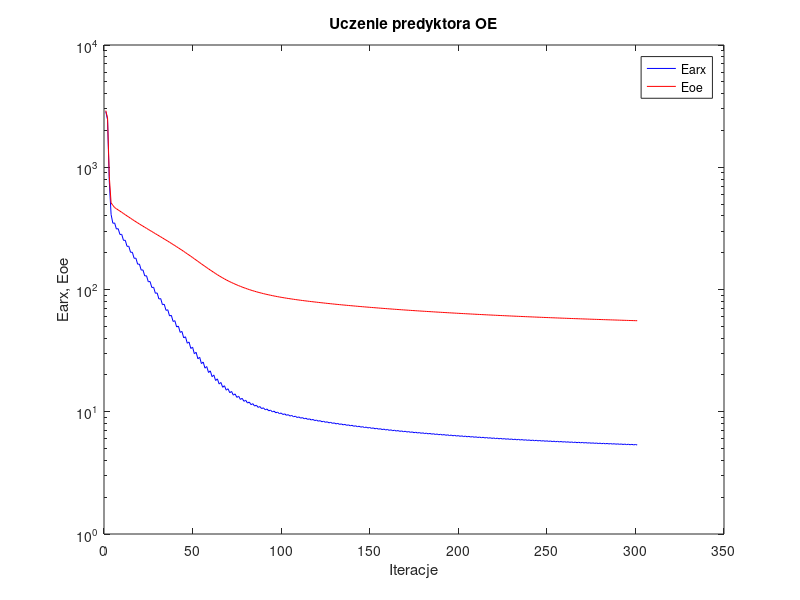
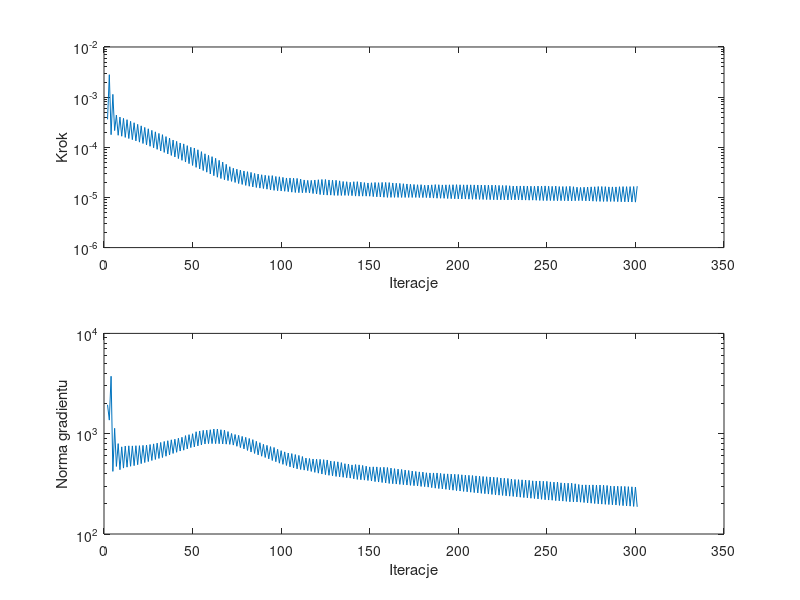

The MATLAB script that drew these images, in order:
%uczenie predyktora oe
clear all;
n=0; farx(n+1)=2.855973e+003; foe(n+1)=2.906076e+003; wspucz(n+1)=0.000000e+000; ng(n+1)=0.000000e+000;
n=1; farx(n+1)=2.452808e+003; foe(n+1)=2.530385e+003; krok(n+1)=3.606707e-004; ng(n+1)=1.941920e+003;
n=2; farx(n+1)=7.549437e+002; foe(n+1)=8.350033e+002; krok(n+1)=2.804162e-003; ng(n+1)=1.366085e+003;
n=3; farx(n+1)=4.110016e+002; foe(n+1)=5.110422e+002; krok(n+1)=1.784716e-004; ng(n+1)=3.738521e+003;
n=4; farx(n+1)=3.481975e+002; foe(n+1)=4.882244e+002; krok(n+1)=1.135356e-003; ng(n+1)=4.212755e+002;
n=5; farx(n+1)=3.503939e+002; foe(n+1)=4.681744e+002; krok(n+1)=2.154098e-004; ng(n+1)=1.131842e+003;
n=6; farx(n+1)=3.121372e+002; foe(n+1)=4.575859e+002; krok(n+1)=4.393293e-004; ng(n+1)=4.717543e+002;
n=7; farx(n+1)=3.145595e+002; foe(n+1)=4.477101e+002; krok(n+1)=1.736749e-004; ng(n+1)=7.963479e+002;
n=8; farx(n+1)=2.817931e+002; foe(n+1)=4.376467e+002; krok(n+1)=4.005919e-004; ng(n+1)=4.377450e+002;
n=9; farx(n+1)=2.826462e+002; foe(n+1)=4.281349e+002; krok(n+1)=1.662532e-004; ng(n+1)=7.395680e+002;
n=10; farx(n+1)=2.521995e+002; foe(n+1)=4.183674e+002; krok(n+1)=3.776610e-004; ng(n+1)=4.541605e+002;
n=11; farx(n+1)=2.528942e+002; foe(n+1)=4.091837e+002; krok(n+1)=1.574580e-004; ng(n+1)=7.534404e+002;
n=12; farx(n+1)=2.253668e+002; foe(n+1)=3.998393e+002; krok(n+1)=3.551278e-004; ng(n+1)=4.640002e+002;
n=13; farx(n+1)=2.259210e+002; foe(n+1)=3.911243e+002; krok(n+1)=1.496273e-004; ng(n+1)=7.569166e+002;
n=14; farx(n+1)=2.013866e+002; foe(n+1)=3.823652e+002; krok(n+1)=3.296469e-004; ng(n+1)=4.734964e+002;
n=15; farx(n+1)=2.018604e+002; foe(n+1)=3.742008e+002; krok(n+1)=1.419195e-004; ng(n+1)=7.557903e+002;
n=16; farx(n+1)=1.799505e+002; foe(n+1)=3.660023e+002; krok(n+1)=3.084957e-004; ng(n+1)=4.801166e+002;
n=17; farx(n+1)=1.804319e+002; foe(n+1)=3.583417e+002; krok(n+1)=1.340573e-004; ng(n+1)=7.590206e+002;
n=18; farx(n+1)=1.609721e+002; foe(n+1)=3.506871e+002; krok(n+1)=2.867210e-004; ng(n+1)=4.907092e+002;
n=19; farx(n+1)=1.614503e+002; foe(n+1)=3.435355e+002; krok(n+1)=1.266922e-004; ng(n+1)=7.595419e+002;
n=20; farx(n+1)=1.440766e+002; foe(n+1)=3.363690e+002; krok(n+1)=2.676681e-004; ng(n+1)=5.033149e+002;
n=21; farx(n+1)=1.445962e+002; foe(n+1)=3.296367e+002; krok(n+1)=1.191612e-004; ng(n+1)=7.646857e+002;
n=22; farx(n+1)=1.290893e+002; foe(n+1)=3.228942e+002; krok(n+1)=2.490925e-004; ng(n+1)=5.157475e+002;
n=23; farx(n+1)=1.296331e+002; foe(n+1)=3.165441e+002; krok(n+1)=1.117582e-004; ng(n+1)=7.697253e+002;
n=24; farx(n+1)=1.156810e+002; foe(n+1)=3.101309e+002; krok(n+1)=2.338071e-004; ng(n+1)=5.275446e+002;
n=25; farx(n+1)=1.162851e+002; foe(n+1)=3.040792e+002; krok(n+1)=1.046783e-004; ng(n+1)=7.799019e+002;
n=26; farx(n+1)=1.037505e+002; foe(n+1)=2.979864e+002; krok(n+1)=2.176111e-004; ng(n+1)=5.406717e+002;
n=27; farx(n+1)=1.044029e+002; foe(n+1)=2.921903e+002; krok(n+1)=9.773247e-005; ng(n+1)=7.914952e+002;
n=28; farx(n+1)=9.309390e+001; foe(n+1)=2.863425e+002; krok(n+1)=2.033206e-004; ng(n+1)=5.535154e+002;
n=29; farx(n+1)=9.379342e+001; foe(n+1)=2.807584e+002; krok(n+1)=9.107492e-005; ng(n+1)=8.053388e+002;
n=30; farx(n+1)=8.360561e+001; foe(n+1)=2.751157e+002; krok(n+1)=1.891134e-004; ng(n+1)=5.666815e+002;
n=31; farx(n+1)=8.432332e+001; foe(n+1)=2.697327e+002; krok(n+1)=8.459568e-005; ng(n+1)=8.180519e+002;
n=32; farx(n+1)=7.505100e+001; foe(n+1)=2.642123e+002; krok(n+1)=1.784716e-004; ng(n+1)=5.787926e+002;
n=33; farx(n+1)=7.582934e+001; foe(n+1)=2.589685e+002; krok(n+1)=7.907676e-005; ng(n+1)=8.366413e+002;
n=34; farx(n+1)=6.750131e+001; foe(n+1)=2.536815e+002; krok(n+1)=1.634024e-004; ng(n+1)=5.961160e+002;
n=35; farx(n+1)=6.829522e+001; foe(n+1)=2.485921e+002; krok(n+1)=7.363092e-005; ng(n+1)=8.512828e+002;
n=36; farx(n+1)=6.073497e+001; foe(n+1)=2.434306e+002; krok(n+1)=1.525061e-004; ng(n+1)=6.143722e+002;
n=37; farx(n+1)=6.156201e+001; foe(n+1)=2.384626e+002; krok(n+1)=6.880069e-005; ng(n+1)=8.691040e+002;
n=38; farx(n+1)=5.476593e+001; foe(n+1)=2.334789e+002; krok(n+1)=1.395032e-004; ng(n+1)=6.357007e+002;
n=39; farx(n+1)=5.558253e+001; foe(n+1)=2.286632e+002; krok(n+1)=6.408173e-005; ng(n+1)=8.809177e+002;
n=40; farx(n+1)=4.936961e+001; foe(n+1)=2.237648e+002; krok(n+1)=1.313043e-004; ng(n+1)=6.525342e+002;
n=41; farx(n+1)=5.021321e+001; foe(n+1)=2.190383e+002; krok(n+1)=5.958061e-005; ng(n+1)=9.015774e+002;
n=42; farx(n+1)=4.456746e+001; foe(n+1)=2.142772e+002; krok(n+1)=1.218919e-004; ng(n+1)=6.717768e+002;
n=43; farx(n+1)=4.540650e+001; foe(n+1)=2.096572e+002; krok(n+1)=5.493831e-005; ng(n+1)=9.215636e+002;
n=44; farx(n+1)=4.019181e+001; foe(n+1)=2.049313e+002; krok(n+1)=1.169035e-004; ng(n+1)=6.848282e+002;
n=45; farx(n+1)=4.106349e+001; foe(n+1)=2.003663e+002; krok(n+1)=5.083014e-005; ng(n+1)=9.571027e+002;
n=46; farx(n+1)=3.634620e+001; foe(n+1)=1.958044e+002; krok(n+1)=1.078966e-004; ng(n+1)=7.055782e+002;
n=47; farx(n+1)=3.720669e+001; foe(n+1)=1.913737e+002; krok(n+1)=4.720762e-005; ng(n+1)=9.781389e+002;
n=48; farx(n+1)=3.293980e+001; foe(n+1)=1.869582e+002; krok(n+1)=1.000142e-004; ng(n+1)=7.270388e+002;
n=49; farx(n+1)=3.376743e+001; foe(n+1)=1.826809e+002; krok(n+1)=4.341873e-005; ng(n+1)=9.993176e+002;
n=50; farx(n+1)=2.981945e+001; foe(n+1)=1.783233e+002; krok(n+1)=9.677161e-005; ng(n+1)=7.380551e+002;
n=51; farx(n+1)=3.065939e+001; foe(n+1)=1.741142e+002; krok(n+1)=3.982214e-005; ng(n+1)=1.046123e+003;
n=52; farx(n+1)=2.711892e+001; foe(n+1)=1.699481e+002; krok(n+1)=8.923578e-005; ng(n+1)=7.559675e+002;
n=53; farx(n+1)=2.792337e+001; foe(n+1)=1.659419e+002; krok(n+1)=3.694393e-005; ng(n+1)=1.064609e+003;
n=54; farx(n+1)=2.476175e+001; foe(n+1)=1.620032e+002; krok(n+1)=8.191911e-005; ng(n+1)=7.725709e+002;
n=55; farx(n+1)=2.552886e+001; foe(n+1)=1.582185e+002; krok(n+1)=3.440034e-005; ng(n+1)=1.079953e+003;
n=56; farx(n+1)=2.273153e+001; foe(n+1)=1.545578e+002; krok(n+1)=7.418244e-005; ng(n+1)=7.895697e+002;
n=57; farx(n+1)=2.344190e+001; foe(n+1)=1.510274e+002; krok(n+1)=3.190024e-005; ng(n+1)=1.084581e+003;
n=58; farx(n+1)=2.094227e+001; foe(n+1)=1.475834e+002; krok(n+1)=6.905895e-005; ng(n+1)=7.958709e+002;
n=59; farx(n+1)=2.160435e+001; foe(n+1)=1.442795e+002; krok(n+1)=2.941717e-005; ng(n+1)=1.095317e+003;
n=60; farx(n+1)=1.936474e+001; foe(n+1)=1.410482e+002; krok(n+1)=6.503398e-005; ng(n+1)=7.965992e+002;
n=61; farx(n+1)=1.998589e+001; foe(n+1)=1.379571e+002; krok(n+1)=2.714975e-005; ng(n+1)=1.112702e+003;
n=62; farx(n+1)=1.800784e+001; foe(n+1)=1.349714e+002; krok(n+1)=6.028324e-005; ng(n+1)=7.960722e+002;
n=63; farx(n+1)=1.857866e+001; foe(n+1)=1.321338e+002; krok(n+1)=2.531441e-005; ng(n+1)=1.113111e+003;
n=64; farx(n+1)=1.685536e+001; foe(n+1)=1.294180e+002; krok(n+1)=5.493831e-005; ng(n+1)=7.948379e+002;
n=65; farx(n+1)=1.736765e+001; foe(n+1)=1.268602e+002; krok(n+1)=2.382783e-005; ng(n+1)=1.095315e+003;
n=66; farx(n+1)=1.585229e+001; foe(n+1)=1.244027e+002; krok(n+1)=5.075699e-005; ng(n+1)=7.902456e+002;
n=67; farx(n+1)=1.632225e+001; foe(n+1)=1.220784e+002; krok(n+1)=2.253084e-005; ng(n+1)=1.084873e+003;
n=68; farx(n+1)=1.501233e+001; foe(n+1)=1.198878e+002; krok(n+1)=4.572173e-005; ng(n+1)=7.867117e+002;
n=69; farx(n+1)=1.543095e+001; foe(n+1)=1.178223e+002; krok(n+1)=2.167257e-005; ng(n+1)=1.049661e+003;
n=70; farx(n+1)=1.430120e+001; foe(n+1)=1.158775e+002; krok(n+1)=4.095955e-005; ng(n+1)=7.823115e+002;
n=71; farx(n+1)=1.466675e+001; foe(n+1)=1.140514e+002; krok(n+1)=2.092147e-005; ng(n+1)=1.004864e+003;
n=72; farx(n+1)=1.366782e+001; foe(n+1)=1.122995e+002; krok(n+1)=3.822326e-005; ng(n+1)=7.697694e+002;
n=73; farx(n+1)=1.399695e+001; foe(n+1)=1.106498e+002; krok(n+1)=1.991107e-005; ng(n+1)=9.812904e+002;
n=74; farx(n+1)=1.310504e+001; foe(n+1)=1.090522e+002; krok(n+1)=3.659283e-005; ng(n+1)=7.491240e+002;
n=75; farx(n+1)=1.340592e+001; foe(n+1)=1.075532e+002; krok(n+1)=1.895309e-005; ng(n+1)=9.630638e+002;
n=76; farx(n+1)=1.261012e+001; foe(n+1)=1.060997e+002; krok(n+1)=3.502676e-005; ng(n+1)=7.273051e+002;
n=77; farx(n+1)=1.288481e+001; foe(n+1)=1.047421e+002; krok(n+1)=1.816250e-005; ng(n+1)=9.400492e+002;
n=78; farx(n+1)=1.217036e+001; foe(n+1)=1.034241e+002; krok(n+1)=3.369455e-005; ng(n+1)=7.054183e+002;
n=79; farx(n+1)=1.242262e+001; foe(n+1)=1.021896e+002; krok(n+1)=1.737277e-005; ng(n+1)=9.197341e+002;
n=80; farx(n+1)=1.178052e+001; foe(n+1)=1.009886e+002; krok(n+1)=3.262026e-005; ng(n+1)=6.805479e+002;
n=81; farx(n+1)=1.201242e+001; foe(n+1)=9.986833e+001; krok(n+1)=1.672925e-005; ng(n+1)=8.958895e+002;
n=82; farx(n+1)=1.143299e+001; foe(n+1)=9.877784e+001; krok(n+1)=3.158272e-005; ng(n+1)=6.567411e+002;
n=83; farx(n+1)=1.164826e+001; foe(n+1)=9.775924e+001; krok(n+1)=1.621284e-005; ng(n+1)=8.723990e+002;
n=84; farx(n+1)=1.112817e+001; foe(n+1)=9.677511e+001; krok(n+1)=3.012945e-005; ng(n+1)=6.354103e+002;
n=85; farx(n+1)=1.132437e+001; foe(n+1)=9.585604e+001; krok(n+1)=1.579136e-005; ng(n+1)=8.394908e+002;
n=86; farx(n+1)=1.085233e+001; foe(n+1)=9.496020e+001; krok(n+1)=2.922588e-005; ng(n+1)=6.150114e+002;
n=87; farx(n+1)=1.103382e+001; foe(n+1)=9.412372e+001; krok(n+1)=1.535224e-005; ng(n+1)=8.131969e+002;
n=88; farx(n+1)=1.060499e+001; foe(n+1)=9.330608e+001; krok(n+1)=2.832743e-005; ng(n+1)=5.963798e+002;
n=89; farx(n+1)=1.077297e+001; foe(n+1)=9.254560e+001; krok(n+1)=1.503498e-005; ng(n+1)=7.841478e+002;
n=90; farx(n+1)=1.037744e+001; foe(n+1)=9.180083e+001; krok(n+1)=2.769106e-005; ng(n+1)=5.793568e+002;
n=91; farx(n+1)=1.053586e+001; foe(n+1)=9.110009e+001; krok(n+1)=1.460917e-005; ng(n+1)=7.653649e+002;
n=92; farx(n+1)=1.017095e+001; foe(n+1)=9.041635e+001; krok(n+1)=2.713913e-005; ng(n+1)=5.612002e+002;
n=93; farx(n+1)=1.031846e+001; foe(n+1)=8.977170e+001; krok(n+1)=1.416371e-005; ng(n+1)=7.431913e+002;
n=94; farx(n+1)=9.977468e+000; foe(n+1)=8.913459e+001; krok(n+1)=2.722915e-005; ng(n+1)=5.405264e+002;
n=95; farx(n+1)=1.011930e+001; foe(n+1)=8.853461e+001; krok(n+1)=1.384553e-005; ng(n+1)=7.288840e+002;
n=96; farx(n+1)=9.805543e+000; foe(n+1)=8.795180e+001; krok(n+1)=2.617217e-005; ng(n+1)=5.257037e+002;
n=97; farx(n+1)=9.936551e+000; foe(n+1)=8.740269e+001; krok(n+1)=1.361415e-005; ng(n+1)=6.990113e+002;
n=98; farx(n+1)=9.643935e+000; foe(n+1)=8.685957e+001; krok(n+1)=2.581106e-005; ng(n+1)=5.082388e+002;
n=99; farx(n+1)=9.768423e+000; foe(n+1)=8.635051e+001; krok(n+1)=1.344623e-005; ng(n+1)=6.775697e+002;
n=100; farx(n+1)=9.494096e+000; foe(n+1)=8.584977e+001; krok(n+1)=2.509886e-005; ng(n+1)=4.950067e+002;
n=101; farx(n+1)=9.612769e+000; foe(n+1)=8.537563e+001; krok(n+1)=1.328171e-005; ng(n+1)=6.585499e+002;
n=102; farx(n+1)=9.354793e+000; foe(n+1)=8.491109e+001; krok(n+1)=2.443312e-005; ng(n+1)=4.821569e+002;
n=103; farx(n+1)=9.467025e+000; foe(n+1)=8.446830e+001; krok(n+1)=1.304908e-005; ng(n+1)=6.416289e+002;
n=104; farx(n+1)=9.220697e+000; foe(n+1)=8.403004e+001; krok(n+1)=2.444110e-005; ng(n+1)=4.671644e+002;
n=105; farx(n+1)=9.329338e+000; foe(n+1)=8.361014e+001; krok(n+1)=1.274727e-005; ng(n+1)=6.331897e+002;
n=106; farx(n+1)=9.095512e+000; foe(n+1)=8.319555e+001; krok(n+1)=2.419290e-005; ng(n+1)=4.552251e+002;
n=107; farx(n+1)=9.199461e+000; foe(n+1)=8.279974e+001; krok(n+1)=1.254943e-005; ng(n+1)=6.193600e+002;
n=108; farx(n+1)=8.976462e+000; foe(n+1)=8.240678e+001; krok(n+1)=2.394830e-005; ng(n+1)=4.462249e+002;
n=109; farx(n+1)=9.077302e+000; foe(n+1)=8.203186e+001; krok(n+1)=1.245057e-005; ng(n+1)=6.071681e+002;
n=110; farx(n+1)=8.865126e+000; foe(n+1)=8.166305e+001; krok(n+1)=2.323045e-005; ng(n+1)=4.397727e+002;
n=111; farx(n+1)=8.962204e+000; foe(n+1)=8.130877e+001; krok(n+1)=1.240203e-005; ng(n+1)=5.921565e+002;
n=112; farx(n+1)=8.761893e+000; foe(n+1)=8.096077e+001; krok(n+1)=2.230894e-005; ng(n+1)=4.335526e+002;
n=113; farx(n+1)=8.854156e+000; foe(n+1)=8.062823e+001; krok(n+1)=1.248150e-005; ng(n+1)=5.715834e+002;
n=114; farx(n+1)=8.659858e+000; foe(n+1)=8.029954e+001; krok(n+1)=2.190752e-005; ng(n+1)=4.283567e+002;
n=115; farx(n+1)=8.750095e+000; foe(n+1)=7.997931e+001; krok(n+1)=1.224850e-005; ng(n+1)=5.656821e+002;
n=116; farx(n+1)=8.561758e+000; foe(n+1)=7.966272e+001; krok(n+1)=2.190752e-005; ng(n+1)=4.205689e+002;
n=117; farx(n+1)=8.649426e+000; foe(n+1)=7.935401e+001; krok(n+1)=1.197415e-005; ng(n+1)=5.593830e+002;
n=118; farx(n+1)=8.465636e+000; foe(n+1)=7.904558e+001; krok(n+1)=2.226248e-005; ng(n+1)=4.117237e+002;
n=119; farx(n+1)=8.552072e+000; foe(n+1)=7.874571e+001; krok(n+1)=1.171829e-005; ng(n+1)=5.565598e+002;
n=120; farx(n+1)=8.371974e+000; foe(n+1)=7.844631e+001; krok(n+1)=2.253084e-005; ng(n+1)=4.041641e+002;
n=121; farx(n+1)=8.457302e+000; foe(n+1)=7.815378e+001; krok(n+1)=1.143043e-005; ng(n+1)=5.551675e+002;
n=122; farx(n+1)=8.281597e+000; foe(n+1)=7.786089e+001; krok(n+1)=2.279861e-005; ng(n+1)=3.961727e+002;
n=123; farx(n+1)=8.365840e+000; foe(n+1)=7.757668e+001; krok(n+1)=1.127096e-005; ng(n+1)=5.508560e+002;
n=124; farx(n+1)=8.194108e+000; foe(n+1)=7.729344e+001; krok(n+1)=2.277170e-005; ng(n+1)=3.902081e+002;
n=125; farx(n+1)=8.277510e+000; foe(n+1)=7.701678e+001; krok(n+1)=1.113124e-005; ng(n+1)=5.469505e+002;
n=126; farx(n+1)=8.112146e+000; foe(n+1)=7.674305e+001; krok(n+1)=2.230894e-005; ng(n+1)=3.847847e+002;
n=127; farx(n+1)=8.193030e+000; foe(n+1)=7.647800e+001; krok(n+1)=1.112285e-005; ng(n+1)=5.346209e+002;
n=128; farx(n+1)=8.031560e+000; foe(n+1)=7.621414e+001; krok(n+1)=2.206044e-005; ng(n+1)=3.801949e+002;
n=129; farx(n+1)=8.111246e+000; foe(n+1)=7.595637e+001; krok(n+1)=1.099884e-005; ng(n+1)=5.294440e+002;
n=130; farx(n+1)=7.953503e+000; foe(n+1)=7.569971e+001; krok(n+1)=2.198334e-005; ng(n+1)=3.748674e+002;
n=131; farx(n+1)=8.032622e+000; foe(n+1)=7.544885e+001; krok(n+1)=1.095376e-005; ng(n+1)=5.243584e+002;
n=132; farx(n+1)=7.879653e+000; foe(n+1)=7.520205e+001; krok(n+1)=2.142725e-005; ng(n+1)=3.713335e+002;
n=133; farx(n+1)=7.957136e+000; foe(n+1)=7.495991e+001; krok(n+1)=1.095376e-005; ng(n+1)=5.149191e+002;
n=134; farx(n+1)=7.809762e+000; foe(n+1)=7.472158e+001; krok(n+1)=2.078166e-005; ng(n+1)=3.676915e+002;
n=135; farx(n+1)=7.884741e+000; foe(n+1)=7.448931e+001; krok(n+1)=1.099167e-005; ng(n+1)=5.022688e+002;
n=136; farx(n+1)=7.740247e+000; foe(n+1)=7.425825e+001; krok(n+1)=2.058283e-005; ng(n+1)=3.639145e+002;
n=137; farx(n+1)=7.814903e+000; foe(n+1)=7.403144e+001; krok(n+1)=1.095376e-005; ng(n+1)=4.984042e+002;
n=138; farx(n+1)=7.674805e+000; foe(n+1)=7.380813e+001; krok(n+1)=2.003236e-005; ng(n+1)=3.608669e+002;
n=139; farx(n+1)=7.746743e+000; foe(n+1)=7.358916e+001; krok(n+1)=1.085468e-005; ng(n+1)=4.885968e+002;
n=140; farx(n+1)=7.607347e+000; foe(n+1)=7.336824e+001; krok(n+1)=2.058283e-005; ng(n+1)=3.549201e+002;
n=141; farx(n+1)=7.679996e+000; foe(n+1)=7.315087e+001; krok(n+1)=1.063629e-005; ng(n+1)=4.924591e+002;
n=142; farx(n+1)=7.543203e+000; foe(n+1)=7.293392e+001; krok(n+1)=2.063670e-005; ng(n+1)=3.501632e+002;
n=143; farx(n+1)=7.615688e+000; foe(n+1)=7.272127e+001; krok(n+1)=1.061240e-005; ng(n+1)=4.890076e+002;
n=144; farx(n+1)=7.482136e+000; foe(n+1)=7.251164e+001; krok(n+1)=2.018691e-005; ng(n+1)=3.475917e+002;
n=145; farx(n+1)=7.553594e+000; foe(n+1)=7.230498e+001; krok(n+1)=1.061240e-005; ng(n+1)=4.822983e+002;
n=146; farx(n+1)=7.423542e+000; foe(n+1)=7.210145e+001; krok(n+1)=1.976919e-005; ng(n+1)=3.446828e+002;
n=147; farx(n+1)=7.493564e+000; foe(n+1)=7.190106e+001; krok(n+1)=1.061240e-005; ng(n+1)=4.743787e+002;
n=148; farx(n+1)=7.366929e+000; foe(n+1)=7.170265e+001; krok(n+1)=1.943349e-005; ng(n+1)=3.414713e+002;
n=149; farx(n+1)=7.435244e+000; foe(n+1)=7.150824e+001; krok(n+1)=1.057446e-005; ng(n+1)=4.665640e+002;
n=150; farx(n+1)=7.309760e+000; foe(n+1)=7.131342e+001; krok(n+1)=1.961815e-005; ng(n+1)=3.375223e+002;
n=151; farx(n+1)=7.377923e+000; foe(n+1)=7.112144e+001; krok(n+1)=1.039083e-005; ng(n+1)=4.672437e+002;
n=152; farx(n+1)=7.254031e+000; foe(n+1)=7.092889e+001; krok(n+1)=1.987209e-005; ng(n+1)=3.328500e+002;
n=153; farx(n+1)=7.322214e+000; foe(n+1)=7.073982e+001; krok(n+1)=1.029831e-005; ng(n+1)=4.664601e+002;
n=154; farx(n+1)=7.200897e+000; foe(n+1)=7.055166e+001; krok(n+1)=1.968224e-005; ng(n+1)=3.296873e+002;
n=155; farx(n+1)=7.267982e+000; foe(n+1)=7.036724e+001; krok(n+1)=1.023989e-005; ng(n+1)=4.612047e+002;
n=156; farx(n+1)=7.147418e+000; foe(n+1)=7.018247e+001; krok(n+1)=1.990494e-005; ng(n+1)=3.260701e+002;
n=157; farx(n+1)=7.214875e+000; foe(n+1)=6.999975e+001; krok(n+1)=1.010255e-005; ng(n+1)=4.628919e+002;
n=158; farx(n+1)=7.096197e+000; foe(n+1)=6.981844e+001; krok(n+1)=1.990494e-005; ng(n+1)=3.227221e+002;
n=159; farx(n+1)=7.163046e+000; foe(n+1)=6.963921e+001; krok(n+1)=1.001618e-005; ng(n+1)=4.600952e+002;
n=160; farx(n+1)=7.047103e+000; foe(n+1)=6.946099e+001; krok(n+1)=1.977673e-005; ng(n+1)=3.192178e+002;
n=161; farx(n+1)=7.113105e+000; foe(n+1)=6.928653e+001; krok(n+1)=1.003408e-005; ng(n+1)=4.539279e+002;
n=162; farx(n+1)=6.999577e+000; foe(n+1)=6.911333e+001; krok(n+1)=1.943349e-005; ng(n+1)=3.172298e+002;
n=163; farx(n+1)=7.064698e+000; foe(n+1)=6.894333e+001; krok(n+1)=1.003408e-005; ng(n+1)=4.481842e+002;
n=164; farx(n+1)=6.953290e+000; foe(n+1)=6.877441e+001; krok(n+1)=1.920477e-005; ng(n+1)=3.148770e+002;
n=165; farx(n+1)=7.017691e+000; foe(n+1)=6.860833e+001; krok(n+1)=1.001618e-005; ng(n+1)=4.435048e+002;
n=166; farx(n+1)=6.908128e+000; foe(n+1)=6.844330e+001; krok(n+1)=1.904857e-005; ng(n+1)=3.123764e+002;
n=167; farx(n+1)=6.972080e+000; foe(n+1)=6.828068e+001; krok(n+1)=9.999543e-006; ng(n+1)=4.397852e+002;
n=168; farx(n+1)=6.864709e+000; foe(n+1)=6.811975e+001; krok(n+1)=1.877358e-005; ng(n+1)=3.101692e+002;
n=169; farx(n+1)=6.927806e+000; foe(n+1)=6.796113e+001; krok(n+1)=9.999543e-006; ng(n+1)=4.343482e+002;
n=170; farx(n+1)=6.822402e+000; foe(n+1)=6.780389e+001; krok(n+1)=1.856661e-005; ng(n+1)=3.077945e+002;
n=171; farx(n+1)=6.884858e+000; foe(n+1)=6.764888e+001; krok(n+1)=9.999543e-006; ng(n+1)=4.297126e+002;
n=172; farx(n+1)=6.781467e+000; foe(n+1)=6.749541e+001; krok(n+1)=1.831129e-005; ng(n+1)=3.056336e+002;
n=173; farx(n+1)=6.843119e+000; foe(n+1)=6.734408e+001; krok(n+1)=9.999543e-006; ng(n+1)=4.245911e+002;
n=174; farx(n+1)=6.741529e+000; foe(n+1)=6.719401e+001; krok(n+1)=1.812523e-005; ng(n+1)=3.032873e+002;
n=175; farx(n+1)=6.802593e+000; foe(n+1)=6.704599e+001; krok(n+1)=9.999543e-006; ng(n+1)=4.202748e+002;
n=176; farx(n+1)=6.702707e+000; foe(n+1)=6.689941e+001; krok(n+1)=1.791657e-005; ng(n+1)=3.011676e+002;
n=177; farx(n+1)=6.762907e+000; foe(n+1)=6.675458e+001; krok(n+1)=9.955536e-006; ng(n+1)=4.160684e+002;
n=178; farx(n+1)=6.664277e+000; foe(n+1)=6.661036e+001; krok(n+1)=1.796068e-005; ng(n+1)=2.980645e+002;
n=179; farx(n+1)=6.724564e+000; foe(n+1)=6.646789e+001; krok(n+1)=9.952471e-006; ng(n+1)=4.142434e+002;
n=180; farx(n+1)=6.628009e+000; foe(n+1)=6.632761e+001; krok(n+1)=1.755604e-005; ng(n+1)=2.966409e+002;
n=181; farx(n+1)=6.686918e+000; foe(n+1)=6.618891e+001; krok(n+1)=9.936047e-006; ng(n+1)=4.077418e+002;
n=182; farx(n+1)=6.591549e+000; foe(n+1)=6.605065e+001; krok(n+1)=1.763687e-005; ng(n+1)=2.933849e+002;
n=183; farx(n+1)=6.649983e+000; foe(n+1)=6.591412e+001; krok(n+1)=9.841122e-006; ng(n+1)=4.061234e+002;
n=184; farx(n+1)=6.555410e+000; foe(n+1)=6.577762e+001; krok(n+1)=1.782680e-005; ng(n+1)=2.899596e+002;
n=185; farx(n+1)=6.613647e+000; foe(n+1)=6.564270e+001; krok(n+1)=9.716744e-006; ng(n+1)=4.061986e+002;
n=186; farx(n+1)=6.519966e+000; foe(n+1)=6.550773e+001; krok(n+1)=1.802934e-005; ng(n+1)=2.863920e+002;
n=187; farx(n+1)=6.578221e+000; foe(n+1)=6.537447e+001; krok(n+1)=9.645404e-006; ng(n+1)=4.058947e+002;
n=188; farx(n+1)=6.486039e+000; foe(n+1)=6.524205e+001; krok(n+1)=1.792006e-005; ng(n+1)=2.838610e+002;
n=189; farx(n+1)=6.543710e+000; foe(n+1)=6.511149e+001; krok(n+1)=9.628751e-006; ng(n+1)=4.022301e+002;
n=190; farx(n+1)=6.453032e+000; foe(n+1)=6.498172e+001; krok(n+1)=1.777520e-005; ng(n+1)=2.815378e+002;
n=191; farx(n+1)=6.509979e+000; foe(n+1)=6.485387e+001; krok(n+1)=9.602384e-006; ng(n+1)=3.983264e+002;
n=192; farx(n+1)=6.420125e+000; foe(n+1)=6.472633e+001; krok(n+1)=1.782680e-005; ng(n+1)=2.789406e+002;
n=193; farx(n+1)=6.476845e+000; foe(n+1)=6.460018e+001; krok(n+1)=9.520842e-006; ng(n+1)=3.975113e+002;
n=194; farx(n+1)=6.388099e+000; foe(n+1)=6.447453e+001; krok(n+1)=1.787154e-005; ng(n+1)=2.760783e+002;
n=195; farx(n+1)=6.444423e+000; foe(n+1)=6.435039e+001; krok(n+1)=9.463005e-006; ng(n+1)=3.955735e+002;
n=196; farx(n+1)=6.356634e+000; foe(n+1)=6.422674e+001; krok(n+1)=1.791657e-005; ng(n+1)=2.733879e+002;
n=197; farx(n+1)=6.412605e+000; foe(n+1)=6.410442e+001; krok(n+1)=9.392863e-006; ng(n+1)=3.941244e+002;
n=198; farx(n+1)=6.325852e+000; foe(n+1)=6.398256e+001; krok(n+1)=1.797165e-005; ng(n+1)=2.705726e+002;
n=199; farx(n+1)=6.381560e+000; foe(n+1)=6.386212e+001; krok(n+1)=9.351708e-006; ng(n+1)=3.923567e+002;
n=200; farx(n+1)=6.296062e+000; foe(n+1)=6.374256e+001; krok(n+1)=1.787154e-005; ng(n+1)=2.682898e+002;
n=201; farx(n+1)=6.351167e+000; foe(n+1)=6.362440e+001; krok(n+1)=9.318742e-006; ng(n+1)=3.891743e+002;
n=202; farx(n+1)=6.266879e+000; foe(n+1)=6.350680e+001; krok(n+1)=1.782892e-005; ng(n+1)=2.657759e+002;
n=203; farx(n+1)=6.321480e+000; foe(n+1)=6.339079e+001; krok(n+1)=9.290308e-006; ng(n+1)=3.862848e+002;
n=204; farx(n+1)=6.238055e+000; foe(n+1)=6.327528e+001; krok(n+1)=1.782680e-005; ng(n+1)=2.634546e+002;
n=205; farx(n+1)=6.292352e+000; foe(n+1)=6.316096e+001; krok(n+1)=9.235984e-006; ng(n+1)=3.847719e+002;
n=206; farx(n+1)=6.209928e+000; foe(n+1)=6.304729e+001; krok(n+1)=1.782680e-005; ng(n+1)=2.610773e+002;
n=207; farx(n+1)=6.263805e+000; foe(n+1)=6.293480e+001; krok(n+1)=9.188990e-006; ng(n+1)=3.826893e+002;
n=208; farx(n+1)=6.182618e+000; foe(n+1)=6.282291e+001; krok(n+1)=1.777520e-005; ng(n+1)=2.586994e+002;
n=209; farx(n+1)=6.235988e+000; foe(n+1)=6.271254e+001; krok(n+1)=9.177209e-006; ng(n+1)=3.794794e+002;
n=210; farx(n+1)=6.155689e+000; foe(n+1)=6.260281e+001; krok(n+1)=1.771309e-005; ng(n+1)=2.567103e+002;
n=211; farx(n+1)=6.208643e+000; foe(n+1)=6.249417e+001; krok(n+1)=9.128990e-006; ng(n+1)=3.774947e+002;
n=212; farx(n+1)=6.129553e+000; foe(n+1)=6.238609e+001; krok(n+1)=1.766648e-005; ng(n+1)=2.543517e+002;
n=213; farx(n+1)=6.181984e+000; foe(n+1)=6.227949e+001; krok(n+1)=9.117057e-006; ng(n+1)=3.742774e+002;
n=214; farx(n+1)=6.103766e+000; foe(n+1)=6.217343e+001; krok(n+1)=1.760998e-005; ng(n+1)=2.523705e+002;
n=215; farx(n+1)=6.155817e+000; foe(n+1)=6.206849e+001; krok(n+1)=9.078452e-006; ng(n+1)=3.722602e+002;
n=216; farx(n+1)=6.078483e+000; foe(n+1)=6.196415e+001; krok(n+1)=1.759837e-005; ng(n+1)=2.502018e+002;
n=217; farx(n+1)=6.130133e+000; foe(n+1)=6.186083e+001; krok(n+1)=9.034834e-006; ng(n+1)=3.703013e+002;
n=218; farx(n+1)=6.053718e+000; foe(n+1)=6.175805e+001; krok(n+1)=1.759837e-005; ng(n+1)=2.479618e+002;
n=219; farx(n+1)=6.104947e+000; foe(n+1)=6.165636e+001; krok(n+1)=8.995004e-006; ng(n+1)=3.681995e+002;
n=220; farx(n+1)=6.029460e+000; foe(n+1)=6.155514e+001; krok(n+1)=1.758806e-005; ng(n+1)=2.457640e+002;
n=221; farx(n+1)=6.080382e+000; foe(n+1)=6.145507e+001; krok(n+1)=8.980339e-006; ng(n+1)=3.659764e+002;
n=222; farx(n+1)=6.006174e+000; foe(n+1)=6.135586e+001; krok(n+1)=1.738167e-005; ng(n+1)=2.440108e+002;
n=223; farx(n+1)=6.056423e+000; foe(n+1)=6.125798e+001; krok(n+1)=8.997287e-006; ng(n+1)=3.616380e+002;
n=224; farx(n+1)=5.982961e+000; foe(n+1)=6.116073e+001; krok(n+1)=1.729605e-005; ng(n+1)=2.423124e+002;
n=225; farx(n+1)=6.032829e+000; foe(n+1)=6.106432e+001; krok(n+1)=8.958287e-006; ng(n+1)=3.597482e+002;
n=226; farx(n+1)=5.960180e+000; foe(n+1)=6.096853e+001; krok(n+1)=1.729605e-005; ng(n+1)=2.402147e+002;
n=227; farx(n+1)=6.009739e+000; foe(n+1)=6.087355e+001; krok(n+1)=8.932063e-006; ng(n+1)=3.578624e+002;
n=228; farx(n+1)=5.938480e+000; foe(n+1)=6.077942e+001; krok(n+1)=1.709205e-005; ng(n+1)=2.383588e+002;
n=229; farx(n+1)=5.987370e+000; foe(n+1)=6.068667e+001; krok(n+1)=8.980339e-006; ng(n+1)=3.529153e+002;
n=230; farx(n+1)=5.917057e+000; foe(n+1)=6.059471e+001; krok(n+1)=1.685899e-005; ng(n+1)=2.370753e+002;
n=231; farx(n+1)=5.965266e+000; foe(n+1)=6.050373e+001; krok(n+1)=8.960031e-006; ng(n+1)=3.495136e+002;
n=232; farx(n+1)=5.895688e+000; foe(n+1)=6.041300e+001; krok(n+1)=1.689172e-005; ng(n+1)=2.349549e+002;
n=233; farx(n+1)=5.943537e+000; foe(n+1)=6.032329e+001; krok(n+1)=8.914462e-006; ng(n+1)=3.479286e+002;
n=234; farx(n+1)=5.874609e+000; foe(n+1)=6.023377e+001; krok(n+1)=1.694172e-005; ng(n+1)=2.328641e+002;
n=235; farx(n+1)=5.922190e+000; foe(n+1)=6.014520e+001; krok(n+1)=8.869972e-006; ng(n+1)=3.467034e+002;
n=236; farx(n+1)=5.854001e+000; foe(n+1)=6.005698e+001; krok(n+1)=1.694172e-005; ng(n+1)=2.308912e+002;
n=237; farx(n+1)=5.901339e+000; foe(n+1)=5.996968e+001; krok(n+1)=8.856543e-006; ng(n+1)=3.449026e+002;
n=238; farx(n+1)=5.833853e+000; foe(n+1)=5.988310e+001; krok(n+1)=1.684728e-005; ng(n+1)=2.293288e+002;
n=239; farx(n+1)=5.880735e+000; foe(n+1)=5.979713e+001; krok(n+1)=8.818436e-006; ng(n+1)=3.428397e+002;
n=240; farx(n+1)=5.814422e+000; foe(n+1)=5.971165e+001; krok(n+1)=1.675917e-005; ng(n+1)=2.272735e+002;
n=241; farx(n+1)=5.860668e+000; foe(n+1)=5.962744e+001; krok(n+1)=8.833238e-006; ng(n+1)=3.388968e+002;
n=242; farx(n+1)=5.794870e+000; foe(n+1)=5.954345e+001; krok(n+1)=1.672925e-005; ng(n+1)=2.256746e+002;
n=243; farx(n+1)=5.840840e+000; foe(n+1)=5.946028e+001; krok(n+1)=8.786631e-006; ng(n+1)=3.377607e+002;
n=244; farx(n+1)=5.775355e+000; foe(n+1)=5.937740e+001; krok(n+1)=1.684728e-005; ng(n+1)=2.237305e+002;
n=245; farx(n+1)=5.821265e+000; foe(n+1)=5.929490e+001; krok(n+1)=8.718949e-006; ng(n+1)=3.379877e+002;
n=246; farx(n+1)=5.756562e+000; foe(n+1)=5.921307e+001; krok(n+1)=1.684728e-005; ng(n+1)=2.217663e+002;
n=247; farx(n+1)=5.801934e+000; foe(n+1)=5.913182e+001; krok(n+1)=8.671956e-006; ng(n+1)=3.358433e+002;
n=248; farx(n+1)=5.737827e+000; foe(n+1)=5.905076e+001; krok(n+1)=1.696382e-005; ng(n+1)=2.195730e+002;
n=249; farx(n+1)=5.783070e+000; foe(n+1)=5.897045e+001; krok(n+1)=8.648025e-006; ng(n+1)=3.349307e+002;
n=250; farx(n+1)=5.720040e+000; foe(n+1)=5.889083e+001; krok(n+1)=1.675917e-005; ng(n+1)=2.180765e+002;
n=251; farx(n+1)=5.764686e+000; foe(n+1)=5.881224e+001; krok(n+1)=8.682944e-006; ng(n+1)=3.307049e+002;
n=252; farx(n+1)=5.702233e+000; foe(n+1)=5.873420e+001; krok(n+1)=1.663384e-005; ng(n+1)=2.171110e+002;
n=253; farx(n+1)=5.746375e+000; foe(n+1)=5.865673e+001; krok(n+1)=8.632369e-006; ng(n+1)=3.288688e+002;
n=254; farx(n+1)=5.684174e+000; foe(n+1)=5.857937e+001; krok(n+1)=1.684728e-005; ng(n+1)=2.151563e+002;
n=255; farx(n+1)=5.728543e+000; foe(n+1)=5.850237e+001; krok(n+1)=8.600086e-006; ng(n+1)=3.297424e+002;
n=256; farx(n+1)=5.667671e+000; foe(n+1)=5.842659e+001; krok(n+1)=1.649119e-005; ng(n+1)=2.143268e+002;
n=257; farx(n+1)=5.710992e+000; foe(n+1)=5.835165e+001; krok(n+1)=8.632369e-006; ng(n+1)=3.237004e+002;
n=258; farx(n+1)=5.650731e+000; foe(n+1)=5.827686e+001; krok(n+1)=1.649119e-005; ng(n+1)=2.128552e+002;
n=259; farx(n+1)=5.693753e+000; foe(n+1)=5.820292e+001; krok(n+1)=8.610243e-006; ng(n+1)=3.221207e+002;
n=260; farx(n+1)=5.633973e+000; foe(n+1)=5.812923e+001; krok(n+1)=1.649003e-005; ng(n+1)=2.115538e+002;
n=261; farx(n+1)=5.676595e+000; foe(n+1)=5.805615e+001; krok(n+1)=8.546025e-006; ng(n+1)=3.210741e+002;
n=262; farx(n+1)=5.617249e+000; foe(n+1)=5.798298e+001; krok(n+1)=1.666649e-005; ng(n+1)=2.095771e+002;
n=263; farx(n+1)=5.659977e+000; foe(n+1)=5.791055e+001; krok(n+1)=8.539569e-006; ng(n+1)=3.209146e+002;
n=264; farx(n+1)=5.601557e+000; foe(n+1)=5.783899e+001; krok(n+1)=1.636503e-005; ng(n+1)=2.089875e+002;
n=265; farx(n+1)=5.643793e+000; foe(n+1)=5.776810e+001; krok(n+1)=8.600086e-006; ng(n+1)=3.166785e+002;
n=266; farx(n+1)=5.586405e+000; foe(n+1)=5.769819e+001; krok(n+1)=1.599777e-005; ng(n+1)=2.085664e+002;
n=267; farx(n+1)=5.627873e+000; foe(n+1)=5.762897e+001; krok(n+1)=8.648025e-006; ng(n+1)=3.116053e+002;
n=268; farx(n+1)=5.571227e+000; foe(n+1)=5.756024e+001; krok(n+1)=1.584198e-005; ng(n+1)=2.076180e+002;
n=269; farx(n+1)=5.612086e+000; foe(n+1)=5.749220e+001; krok(n+1)=8.632369e-006; ng(n+1)=3.086295e+002;
n=270; farx(n+1)=5.555722e+000; foe(n+1)=5.742419e+001; krok(n+1)=1.596631e-005; ng(n+1)=2.060507e+002;
n=271; farx(n+1)=5.596361e+000; foe(n+1)=5.735667e+001; krok(n+1)=8.546025e-006; ng(n+1)=3.088550e+002;
n=272; farx(n+1)=5.540525e+000; foe(n+1)=5.728905e+001; krok(n+1)=1.611741e-005; ng(n+1)=2.041178e+002;
n=273; farx(n+1)=5.580916e+000; foe(n+1)=5.722224e+001; krok(n+1)=8.500298e-006; ng(n+1)=3.080975e+002;
n=274; farx(n+1)=5.525274e+000; foe(n+1)=5.715534e+001; krok(n+1)=1.625776e-005; ng(n+1)=2.027555e+002;
n=275; farx(n+1)=5.565613e+000; foe(n+1)=5.708894e+001; krok(n+1)=8.431791e-006; ng(n+1)=3.087249e+002;
n=276; farx(n+1)=5.510499e+000; foe(n+1)=5.702269e+001; krok(n+1)=1.631013e-005; ng(n+1)=2.013585e+002;
n=277; farx(n+1)=5.550442e+000; foe(n+1)=5.695707e+001; krok(n+1)=8.379583e-006; ng(n+1)=3.074854e+002;
n=278; farx(n+1)=5.495627e+000; foe(n+1)=5.689130e+001; krok(n+1)=1.649119e-005; ng(n+1)=1.998054e+002;
n=279; farx(n+1)=5.535541e+000; foe(n+1)=5.682613e+001; krok(n+1)=8.334046e-006; ng(n+1)=3.077549e+002;
n=280; farx(n+1)=5.481173e+000; foe(n+1)=5.676123e+001; krok(n+1)=1.649003e-005; ng(n+1)=1.986553e+002;
n=281; farx(n+1)=5.520887e+000; foe(n+1)=5.669680e+001; krok(n+1)=8.316918e-006; ng(n+1)=3.066260e+002;
n=282; farx(n+1)=5.467082e+000; foe(n+1)=5.663286e+001; krok(n+1)=1.641052e-005; ng(n+1)=1.976309e+002;
n=283; farx(n+1)=5.506491e+000; foe(n+1)=5.656934e+001; krok(n+1)=8.316918e-006; ng(n+1)=3.046535e+002;
n=284; farx(n+1)=5.453488e+000; foe(n+1)=5.650642e+001; krok(n+1)=1.622915e-005; ng(n+1)=1.966855e+002;
n=285; farx(n+1)=5.492280e+000; foe(n+1)=5.644410e+001; krok(n+1)=8.322079e-006; ng(n+1)=3.011699e+002;
n=286; farx(n+1)=5.439770e+000; foe(n+1)=5.638193e+001; krok(n+1)=1.622915e-005; ng(n+1)=1.955090e+002;
n=287; farx(n+1)=5.478354e+000; foe(n+1)=5.632035e+001; krok(n+1)=8.316918e-006; ng(n+1)=2.997747e+002;
n=288; farx(n+1)=5.426089e+000; foe(n+1)=5.625918e+001; krok(n+1)=1.621284e-005; ng(n+1)=1.946150e+002;
n=289; farx(n+1)=5.464369e+000; foe(n+1)=5.619813e+001; krok(n+1)=8.245594e-006; ng(n+1)=2.994223e+002;
n=290; farx(n+1)=5.412606e+000; foe(n+1)=5.613721e+001; krok(n+1)=1.636503e-005; ng(n+1)=1.930107e+002;
n=291; farx(n+1)=5.450620e+000; foe(n+1)=5.607679e+001; krok(n+1)=8.206521e-006; ng(n+1)=2.985354e+002;
n=292; farx(n+1)=5.399212e+000; foe(n+1)=5.601645e+001; krok(n+1)=1.644725e-005; ng(n+1)=1.917515e+002;
n=293; farx(n+1)=5.437095e+000; foe(n+1)=5.595657e+001; krok(n+1)=8.178765e-006; ng(n+1)=2.980298e+002;
n=294; farx(n+1)=5.386146e+000; foe(n+1)=5.589704e+001; krok(n+1)=1.641052e-005; ng(n+1)=1.907298e+002;
n=295; farx(n+1)=5.423705e+000; foe(n+1)=5.583787e+001; krok(n+1)=8.153596e-006; ng(n+1)=2.965759e+002;
n=296; farx(n+1)=5.373186e+000; foe(n+1)=5.577897e+001; krok(n+1)=1.643953e-005; ng(n+1)=1.895617e+002;
n=297; farx(n+1)=5.410430e+000; foe(n+1)=5.572045e+001; krok(n+1)=8.114575e-006; ng(n+1)=2.954858e+002;
n=298; farx(n+1)=5.360410e+000; foe(n+1)=5.566203e+001; krok(n+1)=1.649119e-005; ng(n+1)=1.882761e+002;
n=299; farx(n+1)=5.397201e+000; foe(n+1)=5.560418e+001; krok(n+1)=8.058704e-006; ng(n+1)=2.941359e+002;
n=300; farx(n+1)=5.347378e+000; foe(n+1)=5.554591e+001; krok(n+1)=1.675917e-005; ng(n+1)=1.867097e+002;

figure; semilogy(farx,'b'); hold on; semilogy(foe,'r'); xlabel('Iteracje'); ylabel('Earx, Eoe'); legend('Earx','Eoe'); title('Uczenie predyktora OE');
figure; subplot(2,1,1); semilogy(krok); xlabel('Iteracje'); ylabel('Krok');
subplot(2,1,2); semilogy(ng); xlabel('Iteracje'); ylabel('Norma gradientu');
Earx=farx(n+1)
Eoe=foe(n+1)
